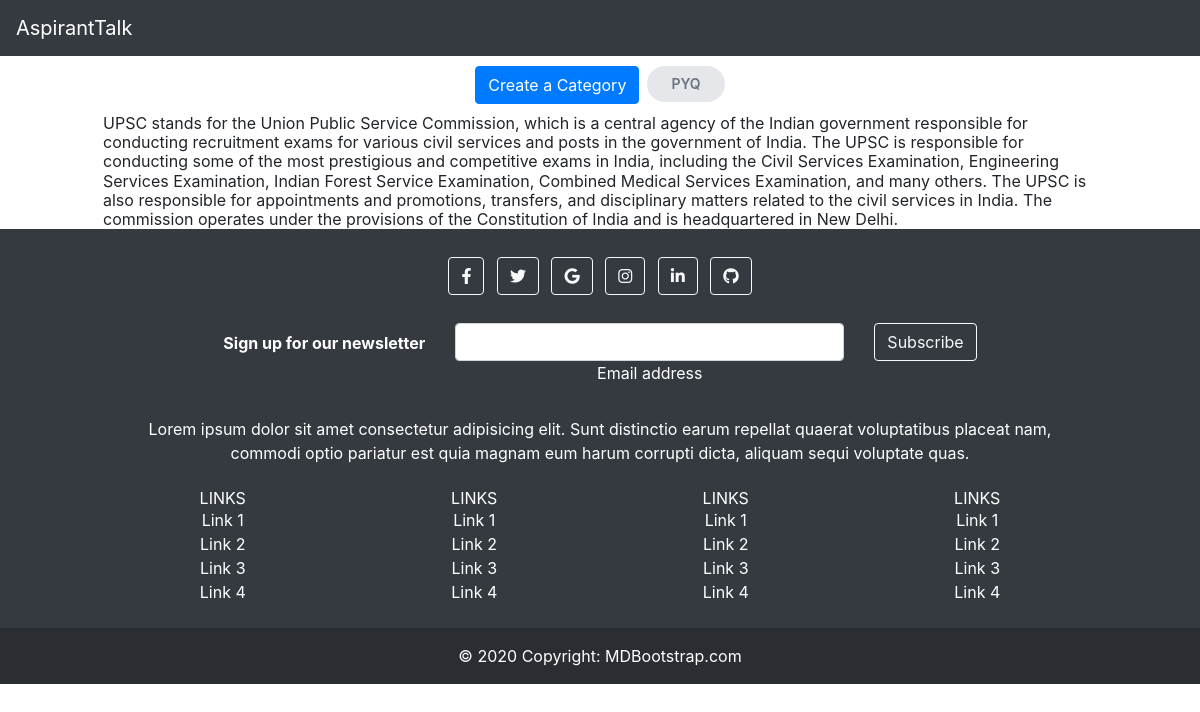
/Category/6 (signed in), run on the app's committed database.
### home/models.py (models this page shows, shortened)
class Sub_category(models.Model):
    category = models.ForeignKey(Category,on_delete=models.CASCADE)
    name = models.CharField(max_length=20)
    created_by = models.ForeignKey(User,on_delete=models.CASCADE)
    created_on = models.DateTimeField(auto_now=True)

class Category(models.Model):
    creator = models.ForeignKey(User,on_delete=models.CASCADE)
    name = models.CharField(max_length=20)
    Thumbnail = models.ImageField(upload_to="Cat_thumbnails", blank=True, null=True)
    description = models.TextField(blank=True,null=True)
    created_date = models.DateTimeField(auto_now=True)

### home/views.py (the view)
# urls.py: path("Category/<int:id>", views.sub_cats, name="subcat_search"),
def sub_cats(request,id):
    Sub_cat = Sub_category.objects.filter(category = id)
    cat = Category.objects.filter(id= id)
    desc = ''
    for i in cat:
        desc = i.description
    context = {
        'subcat': Sub_cat,
        'desc' : desc
    }
    return render(request,'Category.html',context)

### home/templates/Category.html (shortened to what this page needs)
{% extends 'base.html' %}
{% block body %}
<div class="flex flex-wrap justify-center space-x-2" id="chips">
    {% if user.is_superuser %}<a href="/create_cat" id="btn" class="btn btn-primary">Create a Category</a> {%endif%}
    {%for cat in subcat %}
    <form action="/Category/" method="get">
    <button type="submit" id="btn">
<span id="btn1"
      class="px-4 py-2 rounded-full text-gray-500 bg-gray-200 font-semibold text-sm flex align-center w-max cursor-pointer active:bg-gray-300 transition duration-300 ease">
      {{cat.name}}
    </span>
</form>
{%endfor%}
</div>
<div class="container"><h5>{{ desc }}</h5></div>
<script src="https://cdn.tailwindcss.com?plugins=forms,typography,aspect-ratio,line-clamp"></script>
{% endblock body %}

### home/templates/Category.html (style rules this page uses)
#chips { margin-top: 10px; margin-bottom: 10px; }

### data on the page
Sub_category: name "PYQ"
Category: description "UPSC stands for the Union Public Service Commission, which is a central agency of the Indian government responsible for conducting recruitment exams for various civil services and posts in the government of India. The UPSC is responsible for conducting some of the most prestigious and competitive exams in India, including the Civil Services Examination, Engineering Services Examination, Indian Forest Service Examination, Combined Medical Services Examination, and many others. The UPSC is also responsible for appointments and promotions, transfers, and disciplinary matters related to the civil services in India. The commission operates under the provisions of the Constitution of India and is…"
